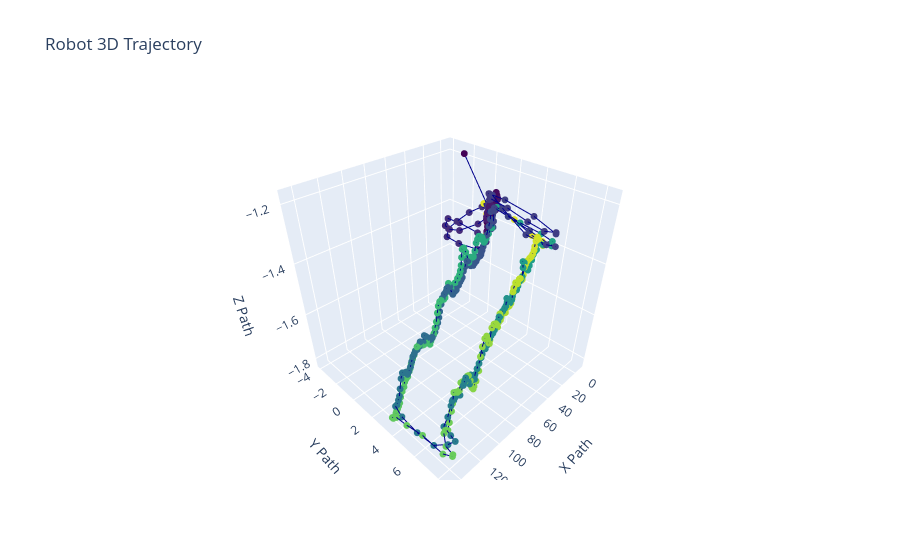

The cell this chart's notebook holds for it:
### Code cell
import plotly.graph_objects as go
import numpy as np

# Generate sample trajectory data
# t = np.linspace(0, 10, 100)
# x = np.sin(t)
# y = np.cos(t)
# z = t

# gt_copy = gt_data

# def floatsec_to_time(ft):
#     ft = ft - gt_data[timestamps].iloc[0]
#     int_sec = int(ft)
#     rem_sec = ft - int_sec
#     sec = int_sec * int(1e9)
#     rem_nsec = int(rem_sec * int(1e9))
#     return "sec:" + str(sec) + ",nsec:" + str(rem_nsec)

# Create 3D plot
fig = go.Figure(data=[go.Scatter3d(
    x=gt_data['tx'], y=gt_data['ty'], z=gt_data['tz'],
    mode='lines+markers',
    marker=dict(size=4, color=gt_data['timestamp'], colorscale='Viridis'),
    line=dict(color='darkblue', width=2),
    # text=gt_copy.map(floatsec_to_time)
)])

# Update layout for better visualization
fig.update_layout(
    scene=dict(
        xaxis_title='X Path',
        yaxis_title='Y Path',
        zaxis_title='Z Path'
    ),
    title="Robot 3D Trajectory"
)
fig.show()

### Figure 1 — Plotly figure (JSON) as saved in the notebook; plotly's stock layout.template omitted (floating-point values rounded to 4 significant figures; data arrays with more than 128 entries replaced by an {"elided": "..."} marker saying what was removed)
{"data": [{"line": {"color": "darkblue", "width": 2}, "marker": {"color": {"elided": "450 float values"}, "colorscale": [[0, "#440154"], [0.1111, "#482878"], [0.2222, "#3e4989"], [0.3333, "#31688e"], [0.4444, "#26828e"], [0.5556, "#1f9e89"], [0.6667, "#35b779"], [0.7778, "#6ece58"], [0.8889, "#b5de2b"], [1, "#fde725"]], "size": 4}, "mode": "lines+markers", "type": "scatter3d", "x": {"elided": "450 float values"}, "y": {"elided": "450 float values"}, "z": {"elided": "450 float values"}}], "layout": {"scene": {"xaxis": {"title": {"text": "X Path"}}, "yaxis": {"title": {"text": "Y Path"}}, "zaxis": {"title": {"text": "Z Path"}}}, "title": {"text": "Robot 3D Trajectory"}}}
